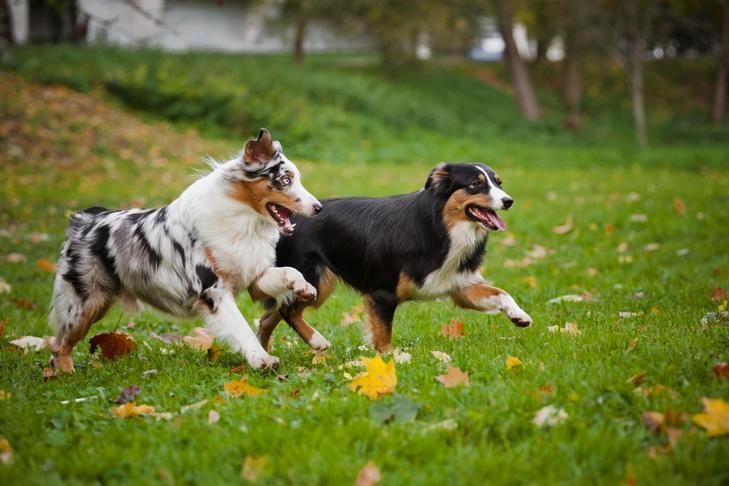
#> input picture Resources/dogs.jpg, 729 x 486 px
$ python contour.py
#> lines starting #> are read from the running program, lines starting #| are printed output that depends on the picture; after the words box and inside, x2 and y2 are one past the last pixel; in counts of white or black regions, pixels touching at a corner belong together
import cv2 as cv

dogs = cv.imread('Resources/dogs.jpg')
#> dogs is the input picture: shape (486, 729, 3); mean B, G, R 50.9, 112.8, 103.7
cv.imshow('dogs', dogs)

grayDogs = cv.cvtColor(dogs, cv.COLOR_BGR2GRAY)
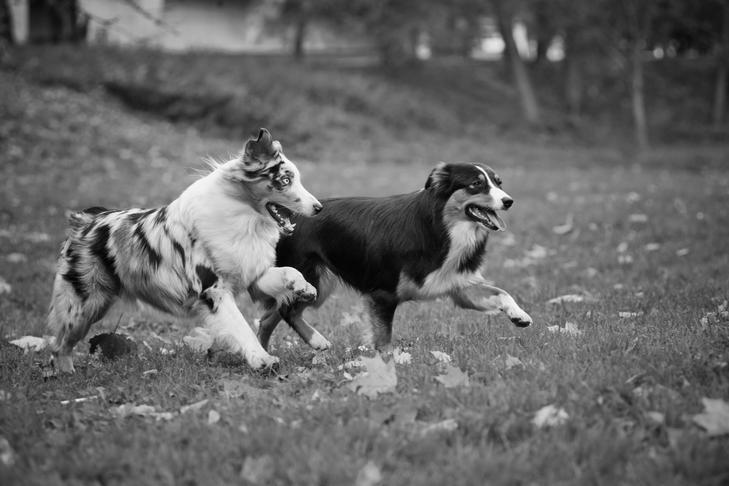
#> grayDogs: shape (486, 729); min 0, max 255, mean 103
cv.imshow('gray dogs', grayDogs)

blurDogs = cv.GaussianBlur(grayDogs, (9,9), 0)
cv.imshow('blur dogs', blurDogs)

cannyDogs = cv.Canny(blurDogs, 80, 100)
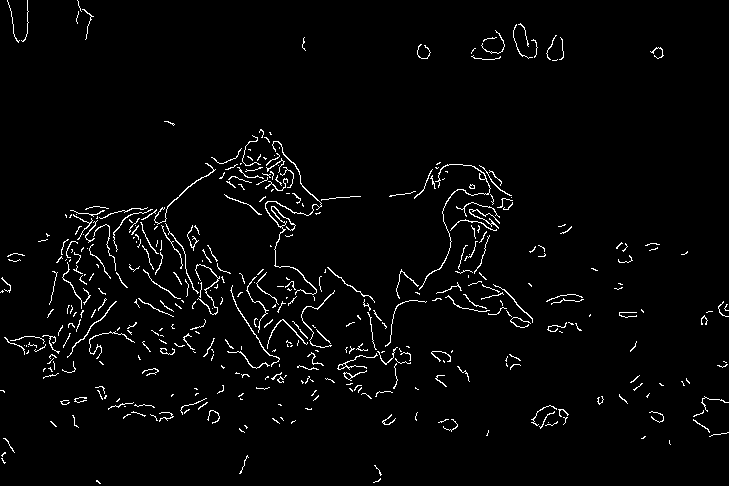
#> cannyDogs: shape (486, 729); 2.7% white in thin lines or dots
cv.imshow('canny dogs', cannyDogs)

contours, hierarchy = cv.findContours(cannyDogs, cv.RETR_EXTERNAL, cv.CHAIN_APPROX_SIMPLE)
#> contours = 416 contours, 399 with area under 20; largest, box (x1, y1, x2, y2) and area: (265, 141, 322, 295) 136, (419, 164, 491, 290) 58, (337, 353, 378, 370) 46, (154, 163, 216, 225) 46, (343, 370, 367, 381) 42
print(len(contours))
#| 416
cv.drawContours(dogs, contours, -1, (0, 255, 0), 2)
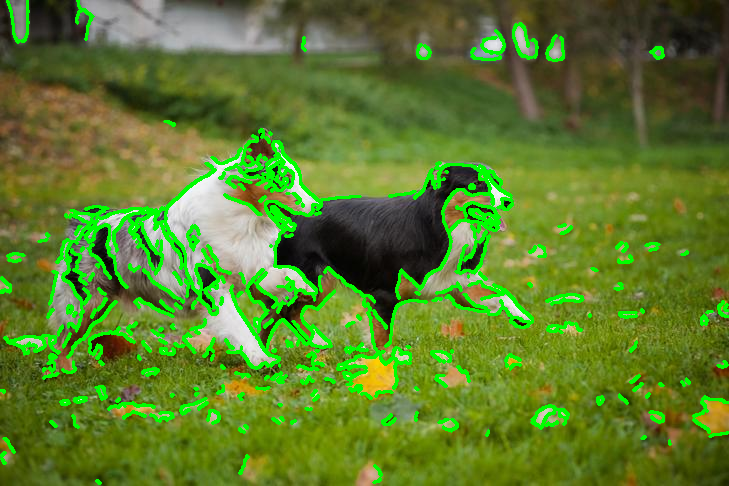
#> dogs: shape (486, 729, 3); 8.83% of pixels changed, all inside (x1, y1, x2, y2) = (0, 0, 729, 485)
cv.imshow("contoured dogs", dogs)

cv.waitKey(0)

$ run again, with Resources/librarians.jpg copied over Resources/dogs.jpg
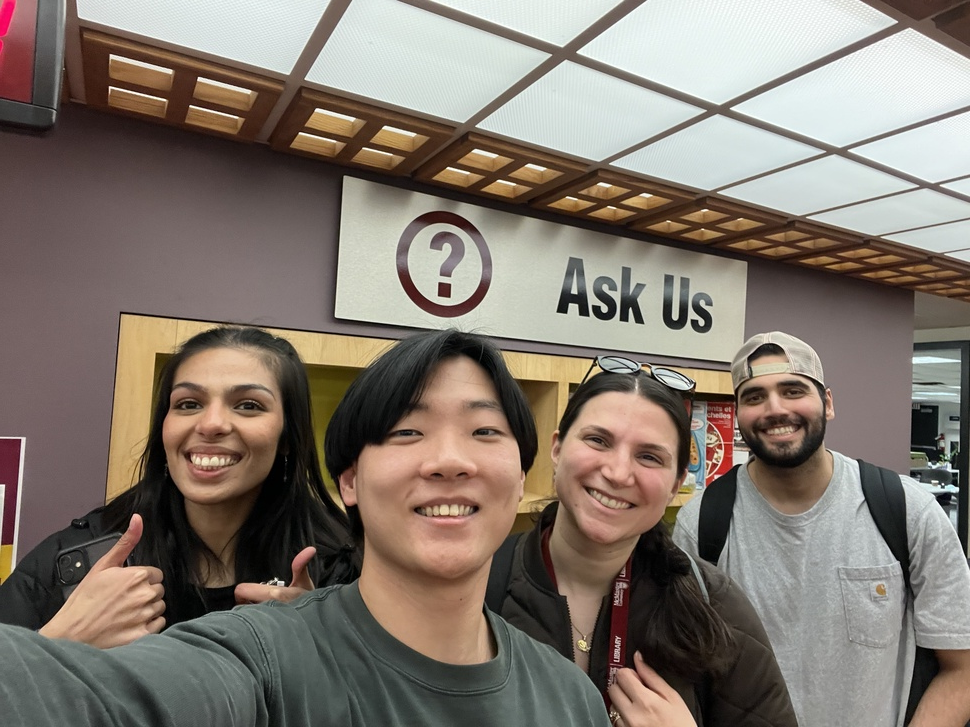
#> input picture Resources/librarians.jpg, 970 x 727 px, shrunk from 4032 x 3024 before the run
#> dogs is the input picture: shape (727, 970, 3); mean B, G, R 110.5, 119.7, 129.9
#> `cannyDogs = cv.Canny(blurDogs, 80, 100)`:
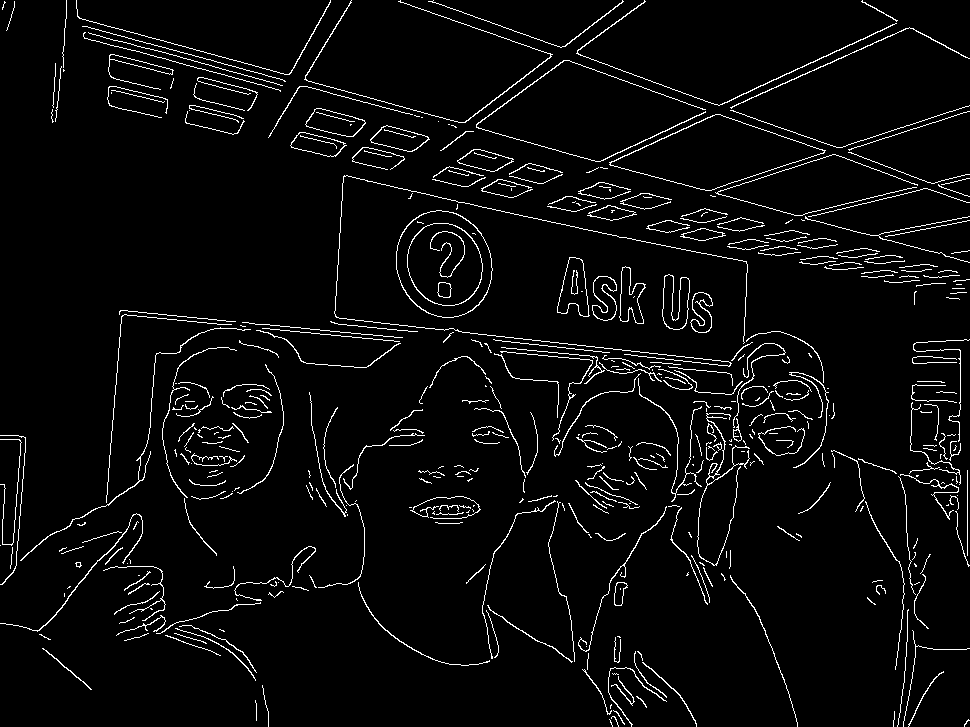
#> cannyDogs: shape (727, 970); 4.2% white in thin lines or dots
#> contours = 456 contours, 390 with area under 20; largest, box (x1, y1, x2, y2) and area: (609, 114, 826, 191) 8438, (396, 210, 493, 318) 8024, (557, 257, 590, 317) 1188, (305, 108, 366, 137) 1038, (662, 274, 690, 330) 959
#| 456
#> `cv.drawContours(dogs, contours, -1, (0, 255, 0), 2)`:
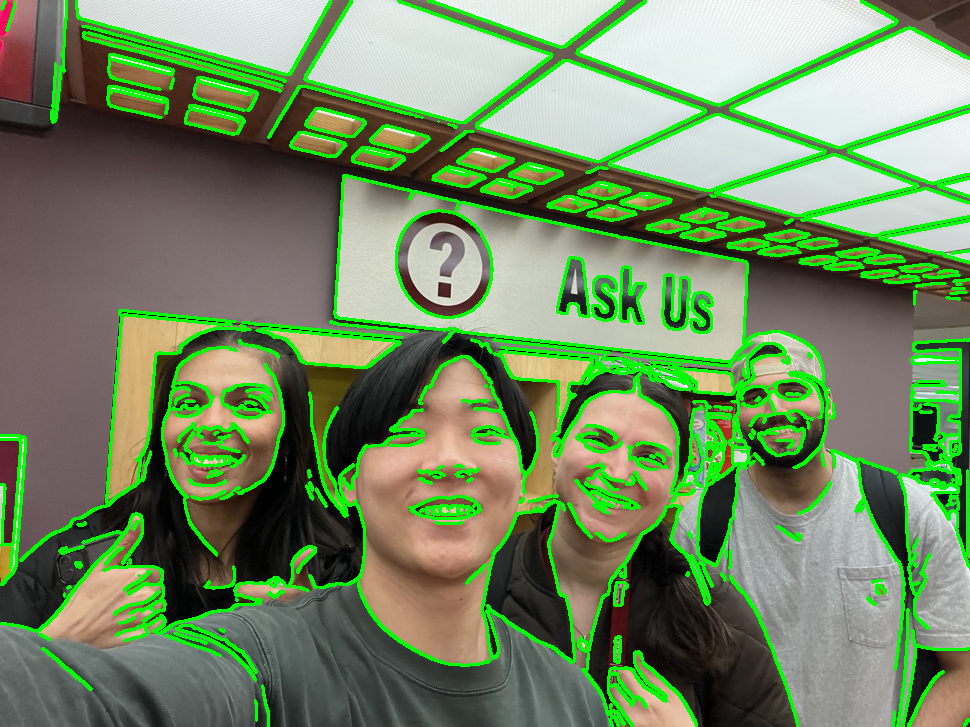
#> dogs: shape (727, 970, 3); 13.25% of pixels changed, all inside (x1, y1, x2, y2) = (0, 0, 970, 727)
